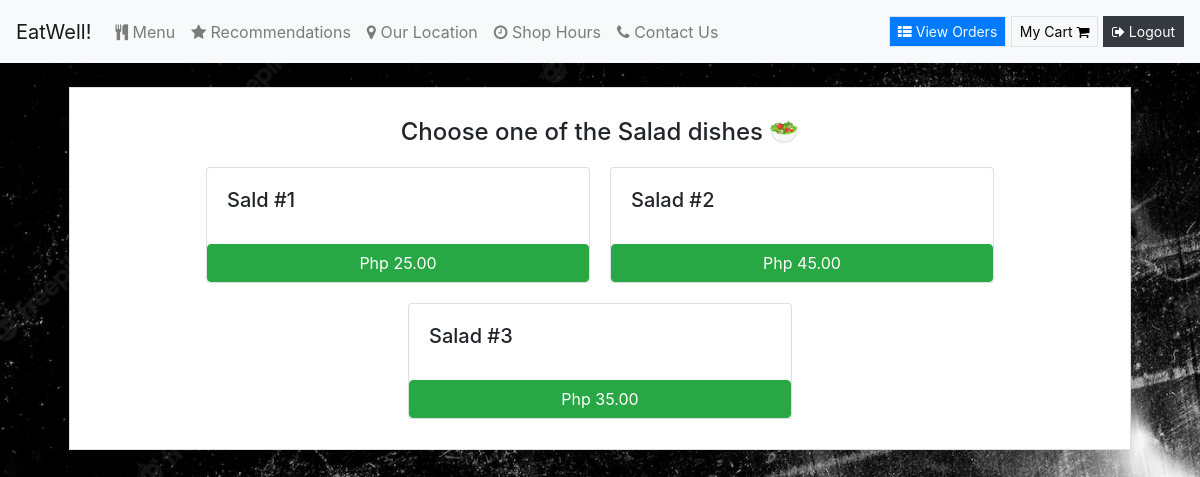
The page /Salad (signed in) on the database its author committed.
### orders/models.py (models this page shows, shortened)
class Salad(models.Model):
    dish_name = models.CharField(max_length=200)
    price = models.DecimalField(max_digits=6, decimal_places=2)
    class Meta:
        verbose_name = "List of Salad"
        verbose_name_plural = "List of Salad"

### orders/views.py (the view)
# urls.py: path("Salad", views.salad, name="salad"),
def salad(request):
    if request.user.is_authenticated:
        return render(request, "orders/salad.html", context={"dishes": Salad.objects.all})
    else:
        return redirect("orders:login")

### orders/templates/orders/salad.html
{% extends 'orders/header.html' %} {% block content %}
<div class="container">
    <div class="content my-4 px-4">
        <div class="card rounded-0 shadow">
            <div class="card-body">
                <h4 style="margin:10px; text-align:center;"> Choose one of the Salad dishes &#x1f957 </h4>
                <div class="row justify-content-center">
                    {% for dish in dishes %}
                    <div class="card" id="regular_pizza_card" style="width: 24rem; margin:10px;">
                        <div class="card-body">
                            <h5 class="card-title">{{dish.dish_name}}</h5>
                        </div>
                        <button class="btn btn-success" onclick="add_to_cart({item_description:'{{dish.dish_name}}' , price:{{dish.price}} })">Php {{dish.price}}</button>
                    </div>
                    {% endfor %}
                </div>
            </div>
        </div>
    </div>
</div>
{% endblock %}

### orders/static/orders/style.css (style rules this page uses)
html, body { height: 100%; width: 100%; }
body { background-image: url(./../img/background.jpg); background-repeat: no-repeat; background-size: cover; background-position: center center; backdrop-filter: brightness(0.9887); }
* { margin: 0; padding: 0; box-sizing: border-box; }
.container { display: flex; align-items: auto; justify-content: auto; height: auto; }

### rows shown on the page
Salad: dish_name "Sald #1", price "25.00"
Salad: dish_name "Salad #2", price "45.00"
Salad: dish_name "Salad #3", price "35.00"
